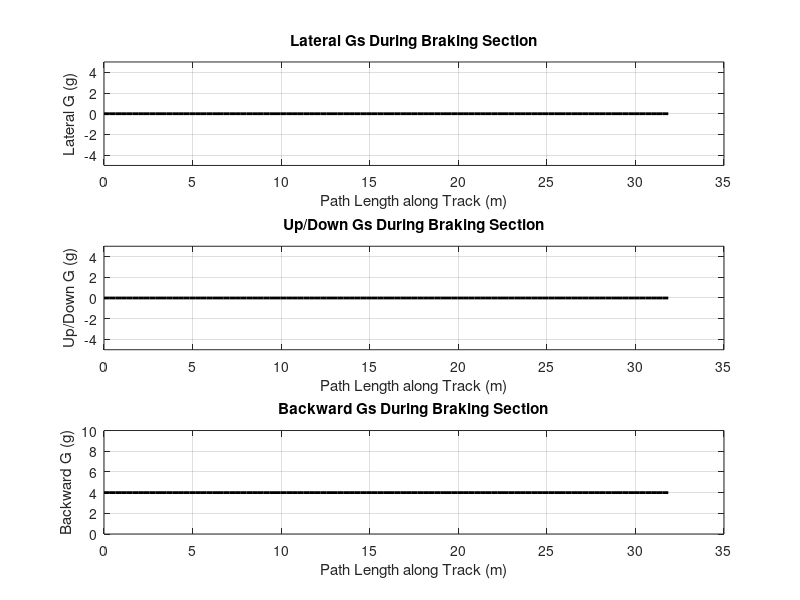

Write the MATLAB code that produced this figure. (Note: this script raises an error after producing the figure.)
clc
clear
close all

% Define parameters
v0 = 50; % initial velocity in m/s 
vf = 0; % final velocity in m/s
height_initial = 0;
height_final = 0;

a_maxb = 39.24;% maximum backward acceleration in m/s^2
db = (v0^2) / (2 * (a_maxb)); % distance traveled during braking
g = 9.81; % gravitational acceleration in m/s^2

% Calculate position along the braking section
path_length = linspace(0, db, 100); % path length from 0 to db
G_lateral = 0 * ones(size(path_length));
G_updown = 0 * ones(size(path_length));
G_backwards = (a_maxb / g) * ones(size(path_length)); % constant backward G's


% Create figure and subplots
figure;

% Create the subplot for Backward G's during the braking section
subplot(3,1,1);
plot(path_length, G_lateral, 'k', 'LineWidth', 2);
title('Lateral Gs During Braking Section');
xlabel('Path Length along Track (m)');
ylabel('Lateral G (g)');
ylim([-5 5]); % G limits
grid on;

subplot(3,1,2);
plot(path_length, G_updown, 'k', 'LineWidth', 2);
title('Up/Down Gs During Braking Section');
xlabel('Path Length along Track (m)');
ylabel('Up/Down G (g)');
ylim([-5 5]); % G limits
grid on;

subplot(3,1,3);
plot(path_length, G_backwards, 'k', 'LineWidth', 2);
title('Backward Gs During Braking Section');
xlabel('Path Length along Track (m)');
ylabel('Backward G (g)');
ylim([0 10]); % G limits
grid on;


% Formatting
sgtitle('G-Forces during Braking Section');

% Display the figure
figure(gcf);